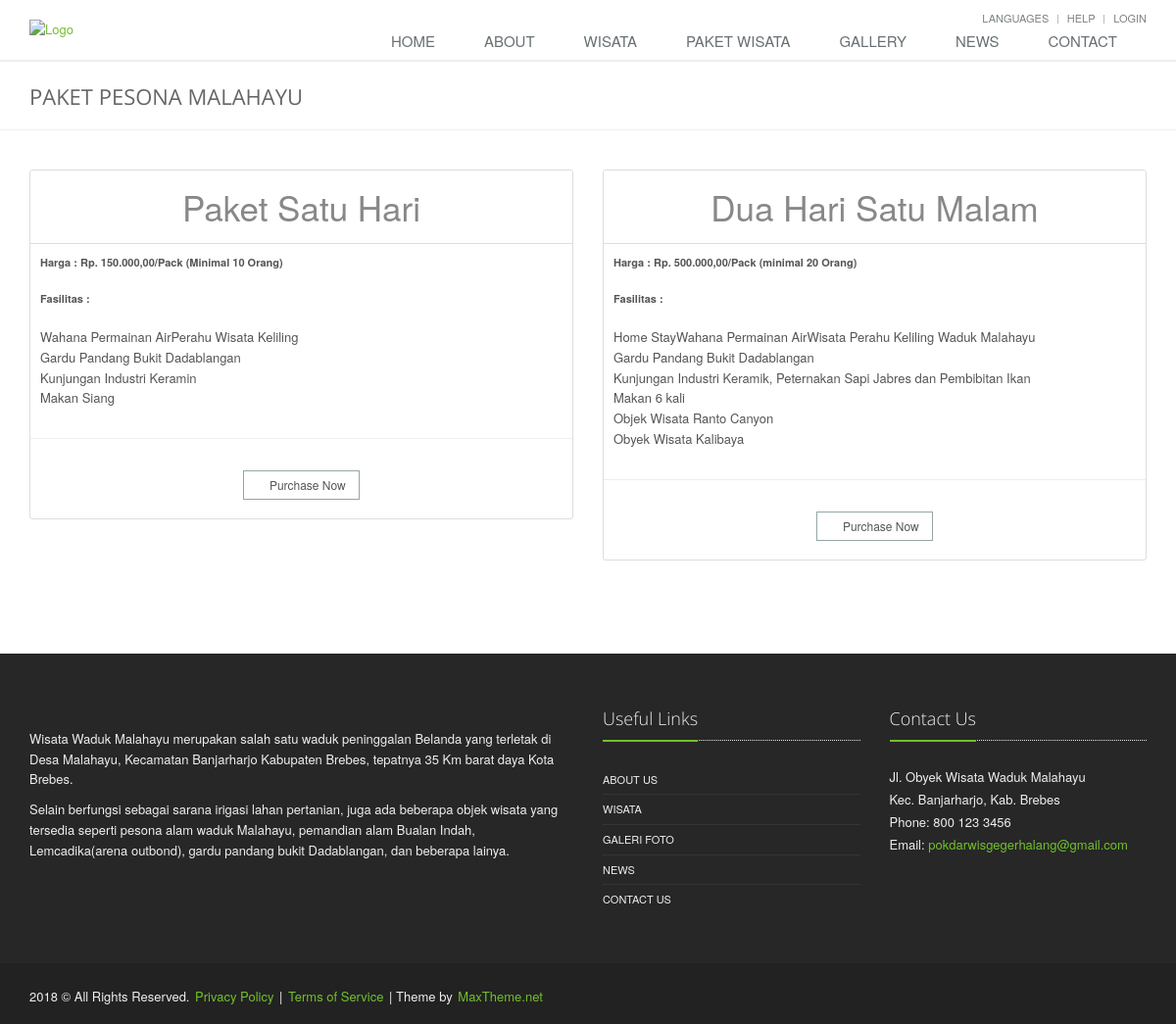
/paket-wisata/, run on the app's committed database.
### wisata/models.py (models this page shows, shortened)
class PaketWisata(models.Model):
	name = models.CharField(max_length=100)
	content = RedactorField(verbose_name=u'Text')
	created = models.DateTimeField(auto_now_add=True)
	updated = models.DateTimeField(auto_now=True)

### wisata/views.py (the view)
# urls.py: url(r'^paket-wisata/$', PaketWisata.as_view()),
class PaketWisata(ListView):
	queryset = PaketWisata.objects.all()
	context_object_name = 'paket_wisata'
	template_name = 'paket_wisata.html'

### templates/paket_wisata.html
{% extends 'base.html' %}
{% load staticfiles %}
{% block content %}
		<div class="breadcrumbs">
			<div class="container">
				<h1 class="pull-left">PAKET PESONA MALAHAYU</h1>
			</div>
		</div>
		<div class="container content">
			<div class="row margin-bottom-40 pricing-light">
			{% for list in object_list %}
				<div class="col-md-6 col-sm-6">
					<div class="pricing hover-effect">
						<div class="pricing-head">
							<h3>{{ list.name }}</h3>
						</div>
						<ul class="pricing-content list-unstyled">
							{{ list.content|safe }}
						</ul><hr>
						<div class="pricing-footer">
							<a href="{% url 'contact' %}" class="btn-u btn-brd btn-brd-hover btn-u-default btn-u-xs"><i class="fa fa-shopping-cart"></i> Purchase Now</a>
						</div>
					</div>
				</div>
			{% endfor %}
			</div>
		</div>
{% include 'snippet/footer.html' %}
{% endblock %}

### static/css/style.css (style rules this page uses)
* { border-radius: 0; }
body { color: #333; font-size: 13px; line-height: 1.6; }
a { color: #72c02c; text-decoration: none; }
a, a:focus, a:hover, a:active, button, button:hover { outline: 0 !important; }

### static/css/pages/page_pricing.css (style rules this page uses)
.pricing { position:relative; border-radius:3px; margin-bottom:15px; box-shadow:0 0 5px #eee; }
.pricing-head { text-align:center; }
.pricing h3, .pricing h4 { margin:0; line-height:normal; font-weight:bold; }
.pricing p { padding-top: 10px; font-size: 11px; }
.pricing-head h3 { color:#fafafa; padding:12px 0; font-size:35px; font-family:Arial; background:#74C52C; border-radius:3px 3px 0 0; text-shadow:0 1px 0 #32a20f; }
.pricing-content { margin-bottom: 0px; margin-left: 10px; margin-right: 10px; }
.pricing-footer { color:#777; font-size:11px; line-height:17px; text-align:center; padding:0 20px 19px; border-radius:0 0 3px 3px; }
.pricing-light .pricing { overflow: hidden; box-shadow: none; border: 1px solid #ddd; }
.pricing-light h3 { color: #888; font-weight: 200 !important; font-family: inherit; text-shadow: none !important; border-bottom: 1px solid #ddd !important; background: #fff; }
.pricing-light .pricing-footer { margin: 0px; padding: 2px 0px 19px; }

### static/css/app.css (style rules this page uses)
hr { margin: 30px 0; }
h1 { font-size: 28px; line-height: 35px; }
h3 { font-size: 20px; line-height: 27px; }
h1, h2, h3, h4, h5, h6 { color: #555; margin-top: 5px; text-shadow: none; font-weight: normal; font-family: "Open Sans", Arial, sans-serif; }
.btn-u { border: 0; color: #fff; font-size: 14px; cursor: pointer; font-weight: 400; padding: 6px 13px; position: relative; background: #72c02c; white-space: nowrap; display: inline-block; text-decoration: none; }
.btn-u-xs, a.btn-u-xs { font-size: 12px; padding: 2px 12px; line-height: 18px; }
.btn-u.btn-u-default { background: #95a5a6; }
.btn-u.btn-brd { color: #555; background: none; padding: 5px 13px; border: solid 1px transparent; }
.btn-u.btn-brd { border-color: #72c02c; }
.btn-u.btn-brd.btn-u-default { border-color: #95a5a6; }
.content { padding-top: 40px; padding-bottom: 40px; }
.margin-bottom-5, .margin-bottom-10, .margin-bottom-15, .margin-bottom-20, .margin-bottom-25, .margin-bottom-30, .margin-bottom-35, .margin-bottom-40, .margin-bottom-45, .margin-bottom-50, .margin-bottom-55, .margin-bottom-60, .margin-bottom-100 { clear:both; }
.margin-bottom-40 { margin-bottom:40px; }
.hover-effect { transition: all 0.4s ease-in-out; }

### data on the page
PaketWisata: name "Paket Satu Hari", content "Harga : Rp. 150.000,00/Pack (Minimal 10 Orang) Fasilitas : Wahana Permainan Air Perahu Wisata Keliling Gardu Pandang Bukit Dadablangan Kunjungan Industri Keramin Makan Siang"
PaketWisata: name "Dua Hari Satu Malam", content "Harga : Rp. 500.000,00/Pack (minimal 20 Orang) Fasilitas : Home StayWahana Permainan Air Wisata Perahu Keliling Waduk Malahayu Gardu Pandang Bukit Dadablangan Kunjungan Industri Keramik, Peternakan Sapi Jabres dan Pembibitan Ikan Makan 6 kali Objek Wisata Ranto Canyon Obyek Wisata Kalibaya"
